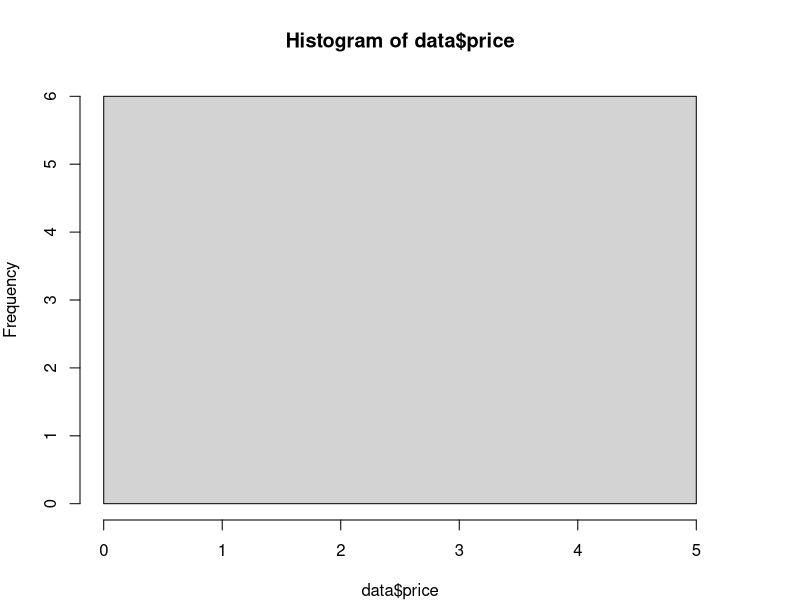
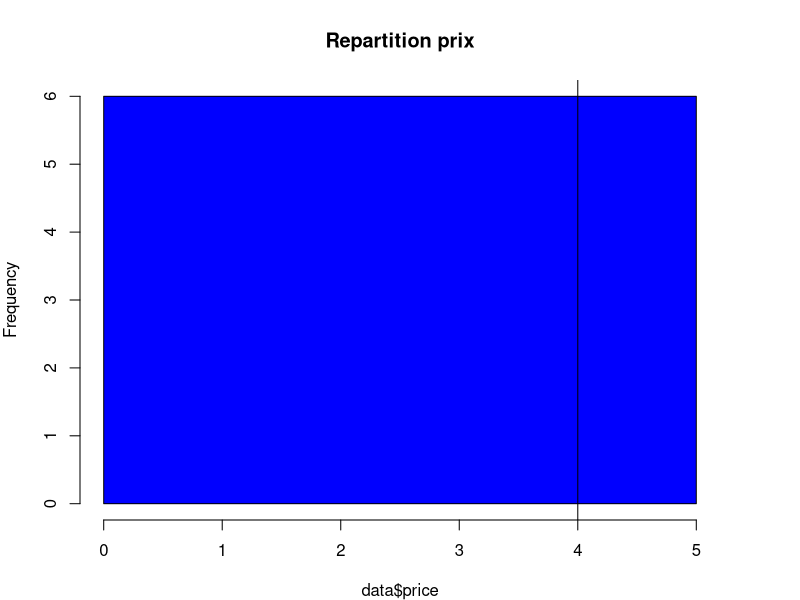
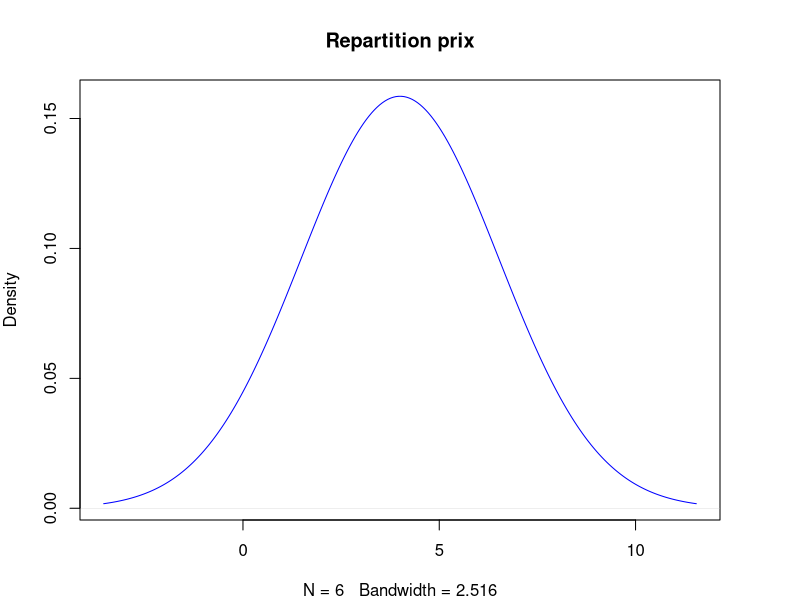
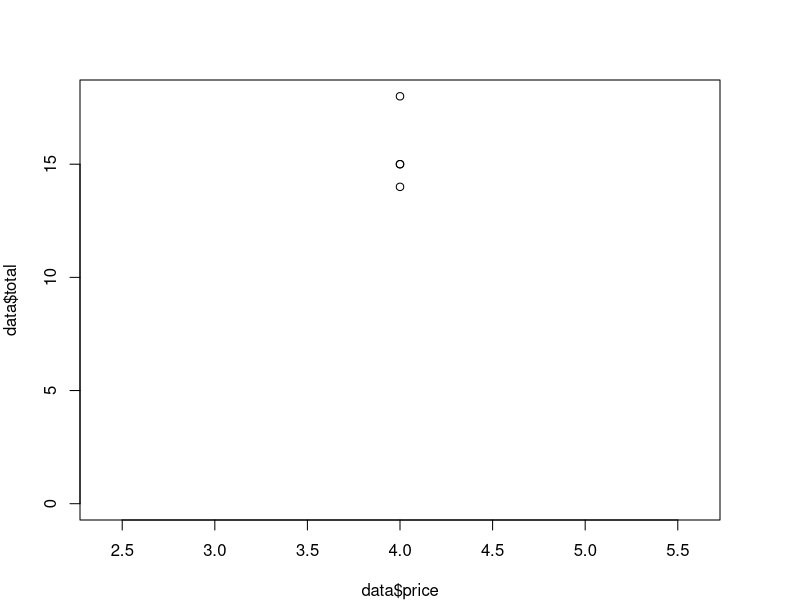
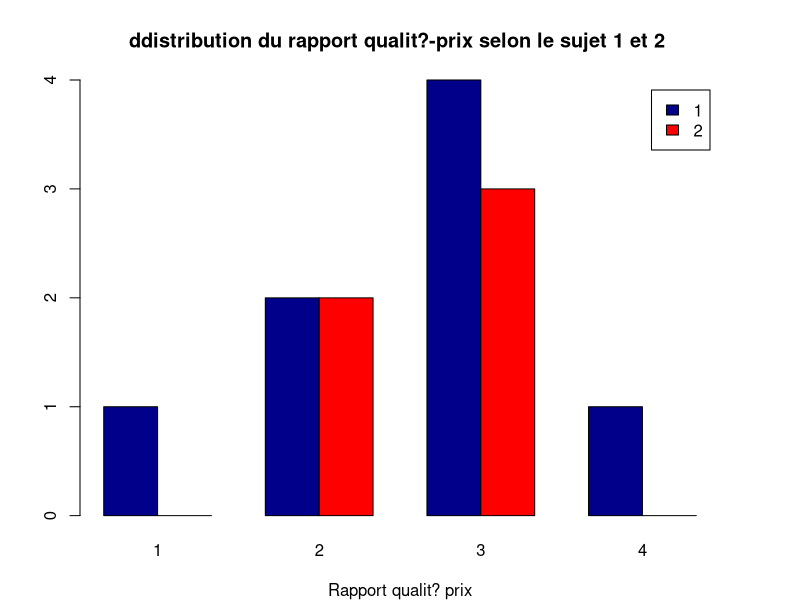
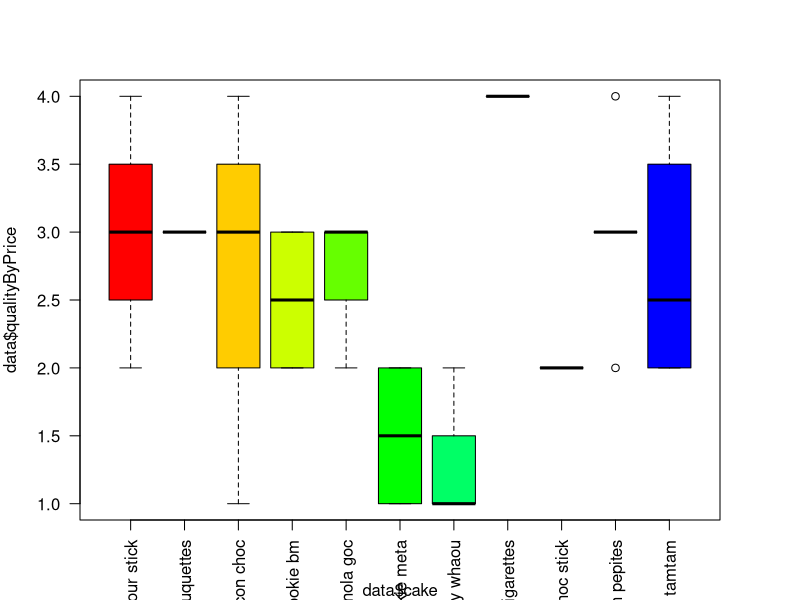

Recreate these plots in R, in order.
## ---- chunk 1
getwd()
setwd("/Users/Ofix/ateliers-open-geek/Atelier_04/")
data<-read.csv("grades.csv")
## ---- chunk 2
data$price <- as.numeric(data$price)
data$qualityByPrice <- as.numeric(data$qualityByPrice)
str(data)
head(data)
## ---- chunk 3
#tracer l'histogramme de la r?partition des prix
par(mfrow=c(1,1),mar=c(4,4,4,4))
help(hist) #bespon d'aide?
hist(data$price)
hist(data$price,main="Repartition prix",col="blue")
#rajouter la moyenne des prix
abline(v=mean(data$price, na.rm=TRUE))

#tracer la densit?,c'est ? dire la distribution de la variable
plot(density(data$price,na="TRUE"),main="Repartition prix",col="blue")

#tracer des points repr?sentant la note toal en fonction du prix
plot(data$price, data$total)

#tracer le rapport qualit? prix suivant les sujets
# Grouped Bar Plot
counts <- table(data[which(data$subject==1 | data$subject==2),]$subject, data[which(data$subject==1 | data$subject==2),]$qualityByPrice)
barplot(counts, main="ddistribution du rapport qualit?-prix selon le sujet 1 et 2 ",
  xlab="Rapport qualit? prix", col=c("darkblue","red"),
 	legend = rownames(counts), beside=TRUE)


#tracer le note du rapport qualit? pris en fonction du gateau
boxplot(data$qualityByPrice ~ data$cake, horizontal=FALSE,col=rainbow(15),las=2)
